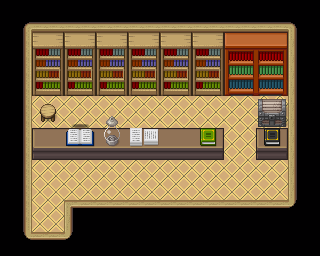

Rendered tile map (Tiled .tmx) drawn with the repository's tilesets; below, a short description and the map source with its tile grids summarised:
An orthogonal 10x8 tile map with 32x32 px tiles, 12 tile layers (Below player, Collisions, Fringe transparent, Fringe non-transparent, ...), 5 tilesets and 3 objects (Start, Waypoint, NPC).

<map version="1.5" tiledversion="1.6.0" orientation="orthogonal" renderorder="right-down" width="10" height="8" tilewidth="32" tileheight="32" infinite="0" nextlayerid="19" nextobjectid="7">
 <editorsettings>
  <export target="../../../src/assets/exported-maps/booksStore.json" format="json" />
 </editorsettings>
 <tileset firstgid="1" source="../tilesets/base.tsx" />
 <tileset firstgid="953" source="../tilesets/wall-up.tsx" />
 <tileset firstgid="1049" source="../tilesets/male17-3.tsx" />
 <tileset firstgid="1061" source="../tilesets/shadow-1.tsx" />
 <tileset firstgid="1073" source="../tilesets/base-separated-2.tsx" />
 <group id="3" name="Layer 1">
  <layer id="1" name="Below player" width="10" height="8">
   <data>[80 cells, 60 non-empty, 1 distinct tile ids]</data>
  </layer>
  <layer id="4" name="Collisions" width="10" height="8">
   <properties>
    <property name="hasCollisions" type="bool" value="true" />
   </properties>
   <data>[80 cells, 47 non-empty, 10 distinct tile ids]</data>
  </layer>
  <layer id="5" name="Fringe transparent" width="10" height="8" opacity="0.8">
   <properties>
    <property name="fringe" type="bool" value="true" />
   </properties>
   <data>[80 cells, 0 non-empty, 0 distinct tile ids]</data>
  </layer>
  <layer id="6" name="Fringe non-transparent" width="10" height="8">
   <properties>
    <property name="fringe" type="bool" value="true" />
   </properties>
   <data>[80 cells, 8 non-empty, 2 distinct tile ids]</data>
  </layer>
 </group>
 <group id="7" name="Layer 2">
  <layer id="8" name="Below player" width="10" height="8">
   <data>[80 cells, 1 non-empty, 1 distinct tile ids]</data>
  </layer>
  <layer id="9" name="Collisions" width="10" height="8">
   <properties>
    <property name="hasCollisions" type="bool" value="true" />
   </properties>
   <data>[80 cells, 25 non-empty, 12 distinct tile ids]</data>
  </layer>
  <layer id="10" name="Fringe transparent" width="10" height="8" opacity="0.8">
   <properties>
    <property name="fringe" type="bool" value="true" />
   </properties>
   <data>[80 cells, 2 non-empty, 2 distinct tile ids]</data>
  </layer>
  <layer id="11" name="Fringe non-transparent" width="10" height="8">
   <properties>
    <property name="fringe" type="bool" value="true" />
   </properties>
   <data>[80 cells, 0 non-empty, 0 distinct tile ids]</data>
  </layer>
 </group>
 <group id="12" name="Layer 3">
  <layer id="13" name="Below player" width="10" height="8">
   <data>[80 cells, 0 non-empty, 0 distinct tile ids]</data>
  </layer>
  <layer id="14" name="Collisions" width="10" height="8">
   <properties>
    <property name="hasCollisions" type="bool" value="true" />
   </properties>
   <data>[80 cells, 4 non-empty, 4 distinct tile ids]</data>
  </layer>
  <layer id="15" name="Fringe transparent" width="10" height="8" opacity="0.8">
   <properties>
    <property name="fringe" type="bool" value="true" />
   </properties>
   <data>[80 cells, 0 non-empty, 0 distinct tile ids]</data>
  </layer>
  <layer id="16" name="Fringe non-transparent" width="10" height="8">
   <properties>
    <property name="fringe" type="bool" value="true" />
   </properties>
   <data>[80 cells, 0 non-empty, 0 distinct tile ids]</data>
  </layer>
 </group>
 <objectgroup id="2" name="Objects">
  <object id="2" name="Start" x="47.2727" y="180.545">
   <point />
  </object>
 </objectgroup>
 <objectgroup id="18" name="Waypoints">
  <object id="6" name="Caltor" type="Waypoint" x="32" y="224" width="32" height="32">
   <properties>
    <property name="location" value="Caltor" />
    <property name="toCoordinates" value="{&quot;x&quot;: 78, &quot;y&quot;: 28}" />
   </properties>
  </object>
 </objectgroup>
 <objectgroup id="17" name="NPCs" offsetx="0" offsety="-32">
  <object id="1" name="Frett" type="NPC" gid="1050" x="64" y="128" width="32" height="32" />
 </objectgroup>
</map>
